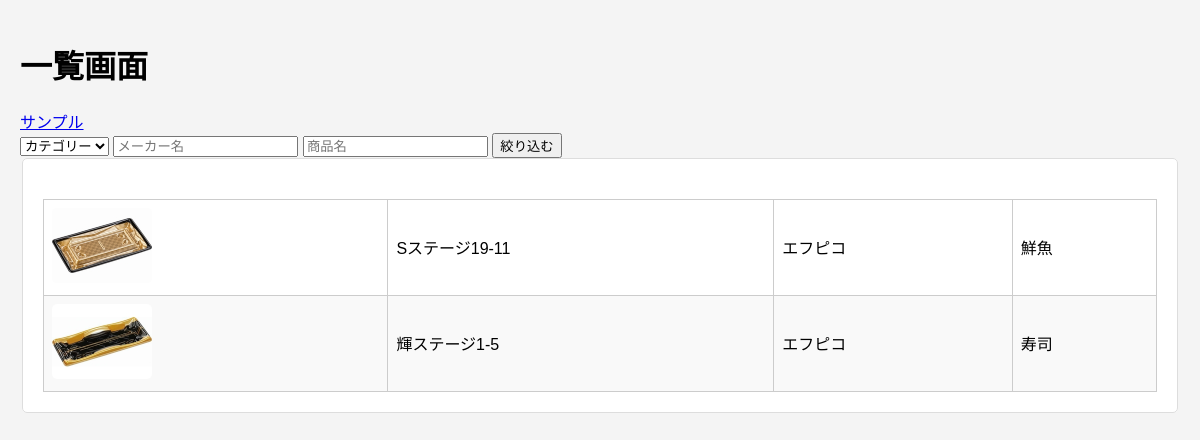
The app's page /user_sample.php (signed in) with its own data.
### tables this page shows
CREATE TABLE `tray_table` (
  `id` int(11) NOT NULL,
  `maker` varchar(128) NOT NULL,
  `category` varchar(128) NOT NULL,
  `image` varchar(255) NOT NULL,
  `product` varchar(128) NOT NULL,
  `purpose` varchar(255) NOT NULL,
  `created_at` int(11) NOT NULL,
  `updated_at` int(11) NOT NULL
);

### user_sample.php (the view, shortened to what this page needs)
<?php
$pdo = connect_to_db();
$sql = 'SELECT tray_table.*, COALESCE(count_table.sample_count, 0) AS sample_count FROM tray_table LEFT JOIN (SELECT product_id, COUNT(*) AS sample_count FROM sample_table GROUP BY product_id) AS count_table ON tray_table.id = count_table.product_id ORDER BY tray_table.category ASC';
$stmt = $pdo->prepare($sql);
try {
  $stmt->execute();
} catch (PDOException $e) {
  echo json_encode(["sql error" => "{$e->getMessage()}"]);
  exit();
}
$categoryMap = [
  "A" => "鮮魚",
  "B" => "塩干",
  "C" => "寿司",
  "D" => "精肉",
  "E" => "米飯",
  "F" => "惣菜",
  "G" => "青果",
  "H" => "汎用",
];
$result = $stmt->fetchAll(PDO::FETCH_ASSOC);
$output = "";
foreach ($result as $record) {
    if (isset($record["sample_count"]) && $record["sample_count"] > 0) {
        $categoryName = isset($categoryMap[$record["category"]]) ? $categoryMap[$record["category"]] : "不明";
        $output .= "
            <tr>
            <td><img src='{$record["image"]}' alt='Product Image' style='width:100px;'></td>
            <td>{$record["product"]}</td>
            <td>{$record["maker"]}</td>
            <td>{$categoryName}</td>
            </tr>
        ";
    }
}
?>
<!DOCTYPE html>
<html lang="ja">
<head>
</head>
<body>
  <h1>一覧画面</h1>
  <a href="user_sample.php">サンプル</a>
  <form action="" method="GET">
  <select name="category">
    <option value="">カテゴリー</option>
    </select>
    <input type="text" name="maker" placeholder="メーカー名">
    <input type="text" name="product" placeholder="商品名">
    <input type="submit" value="絞り込む">
  <fieldset>
    <table>
      <tbody>
        <?= $output ?>
      </tbody>
    </table>
  </fieldset>
</body>
</html>

### user_sample.php (style rules this page uses)
body { font-family: 'Arial', sans-serif; margin: 0; padding: 20px; background-color: #f4f4f4; }
fieldset { border: 1px solid #ddd; background-color: #fff; border-radius: 5px; padding: 20px; }
table { width: 100%; border-collapse: collapse; margin-top: 20px; }
table, th, td { border: 1px solid #ccc; }
th, td { text-align: left; padding: 8px; }
tr:nth-child(even) { background-color: #f9f9f9; }
img { width: 100px; height: auto; border-radius: 5px; }

### records on screen
tray_table: image (picture), product "Sステージ19-11", maker "エフピコ", category "鮮魚"
tray_table: image (picture), product "輝ステージ1-5", maker "エフピコ", category "寿司"
